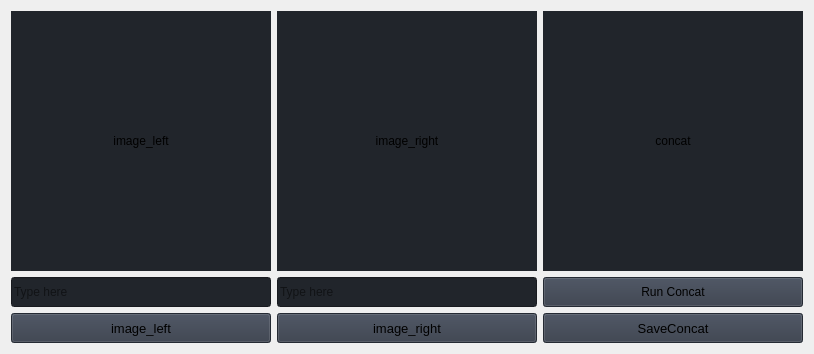
                     <widget class="QWidget" name="ImageStitch">
                      <layout class="QVBoxLayout" name="verticalLayout_34">
                       <item>
                        <layout class="QHBoxLayout" name="horizontalLayout_22">
                         <item>
                          <layout class="QVBoxLayout" name="verticalLayout_30">
                           <item>
                            <widget class="QLabel" name="image_left">
                             <property name="sizePolicy">
                              <sizepolicy hsizetype="Expanding" vsizetype="Expanding">
                               <horstretch>0</horstretch>
                               <verstretch>0</verstretch>
                              </sizepolicy>
                             </property>
                             <property name="minimumSize">
                              <size>
                               <width>260</width>
                               <height>260</height>
                              </size>
                             </property>
                             <property name="styleSheet">
                              <string notr="true">background-color: rgb(33, 37, 43);</string>
                             </property>
                             <property name="text">
                              <string>image_left</string>
                             </property>
                             <property name="alignment">
                              <set>Qt::AlignCenter</set>
                             </property>
                            </widget>
                           </item>
                           <item>
                            <widget class="QLineEdit" name="LineEdit_image_left">
                             <property name="minimumSize">
                              <size>
                               <width>0</width>
                               <height>30</height>
                              </size>
                             </property>
                             <property name="styleSheet">
                              <string notr="true">background-color: rgb(33, 37, 43);</string>
                             </property>
                             <property name="text">
                              <string/>
                             </property>
                             <property name="placeholderText">
                              <string>Type here</string>
                             </property>
                            </widget>
                           </item>
                           <item>
                            <widget class="QPushButton" name="btn_image_left">
                             <property name="minimumSize">
                              <size>
                               <width>150</width>
                               <height>30</height>
                              </size>
                             </property>
                             <property name="font">
                              <font>
                               <family>Segoe UI</family>
                               <pointsize>10</pointsize>
                               <italic>false</italic>
                               <bold>false</bold>
                              </font>
                             </property>
                             <property name="cursor">
                              <cursorShape>PointingHandCursor</cursorShape>
                             </property>
                             <property name="styleSheet">
                              <string notr="true">background-color: rgb(52, 59, 72);</string>
                             </property>
                             <property name="text">
                              <string>image_left</string>
                             </property>
                            </widget>
                           </item>
                          </layout>
                         </item>
                         <item>
                          <layout class="QVBoxLayout" name="verticalLayout_31">
                           <item>
                            <widget class="QLabel" name="image_right">
                             <property name="sizePolicy">
                              <sizepolicy hsizetype="Expanding" vsizetype="Expanding">
                               <horstretch>0</horstretch>
                               <verstretch>0</verstretch>
                              </sizepolicy>
                             </property>
                             <property name="minimumSize">
                              <size>
                               <width>260</width>
                               <height>260</height>
                              </size>
                             </property>
                             <property name="styleSheet">
                              <string notr="true">background-color: rgb(33, 37, 43);</string>
                             </property>
                             <property name="text">
                              <string>image_right</string>
                             </property>
                             <property name="alignment">
                              <set>Qt::AlignCenter</set>
                             </property>
                            </widget>
                           </item>
                           <item>
                            <widget class="QLineEdit" name="LineEdit_image_right">
                             <property name="minimumSize">
                              <size>
                               <width>0</width>
                               <height>30</height>
                              </size>
                             </property>
                             <property name="styleSheet">
                              <string notr="true">background-color: rgb(33, 37, 43);</string>
                             </property>
                             <property name="text">
                              <string/>
                             </property>
                             <property name="placeholderText">
                              <string>Type here</string>
                             </property>
                            </widget>
                           </item>
                           <item>
                            <widget class="QPushButton" name="btn_image_right">
                             <property name="minimumSize">
                              <size>
                               <width>150</width>
                               <height>30</height>
                              </size>
                             </property>
                             <property name="font">
                              <font>
                               <family>Segoe UI</family>
                               <pointsize>10</pointsize>
                               <italic>false</italic>
                               <bold>false</bold>
                              </font>
                             </property>
                             <property name="cursor">
                              <cursorShape>PointingHandCursor</cursorShape>
                             </property>
                             <property name="styleSheet">
                              <string notr="true">background-color: rgb(52, 59, 72);</string>
                             </property>
                             <property name="text">
                              <string>image_right</string>
                             </property>
                            </widget>
                           </item>
                          </layout>
                         </item>
                         <item>
                          <layout class="QVBoxLayout" name="verticalLayout_33">
                           <item>
                            <widget class="QLabel" name="image_stitch">
                             <property name="sizePolicy">
                              <sizepolicy hsizetype="Expanding" vsizetype="Expanding">
                               <horstretch>0</horstretch>
                               <verstretch>0</verstretch>
                              </sizepolicy>
                             </property>
                             <property name="minimumSize">
                              <size>
                               <width>260</width>
                               <height>260</height>
                              </size>
                             </property>
                             <property name="styleSheet">
                              <string notr="true">background-color: rgb(33, 37, 43);</string>
                             </property>
                             <property name="text">
                              <string>concat</string>
                             </property>
                             <property name="alignment">
                              <set>Qt::AlignCenter</set>
                             </property>
                            </widget>
                           </item>
                           <item>
                            <layout class="QVBoxLayout" name="verticalLayout_32">
                             <item>
                              <widget class="QPushButton" name="btn_concat">
                               <property name="minimumSize">
                                <size>
                                 <width>0</width>
                                 <height>30</height>
                                </size>
                               </property>
                               <property name="styleSheet">
                                <string notr="true">background-color: rgb(52, 59, 72);</string>
                               </property>
                               <property name="text">
                                <string>Run Concat</string>
                               </property>
                              </widget>
                             </item>
                             <item>
                              <widget class="QPushButton" name="btn_image_save">
                               <property name="minimumSize">
                                <size>
                                 <width>0</width>
                                 <height>30</height>
                                </size>
                               </property>
                               <property name="font">
                                <font>
                                 <family>Segoe UI</family>
                                 <pointsize>10</pointsize>
                                 <italic>false</italic>
                                 <bold>false</bold>
                                </font>
                               </property>
                               <property name="cursor">
                                <cursorShape>PointingHandCursor</cursorShape>
                               </property>
                               <property name="styleSheet">
                                <string notr="true">background-color: rgb(52, 59, 72);</string>
                               </property>
                               <property name="text">
                                <string>SaveConcat</string>
                               </property>
                              </widget>
                             </item>
                            </layout>
                           </item>
                          </layout>
                         </item>
                        </layout>
                       </item>
                      </layout>
                     </widget>
